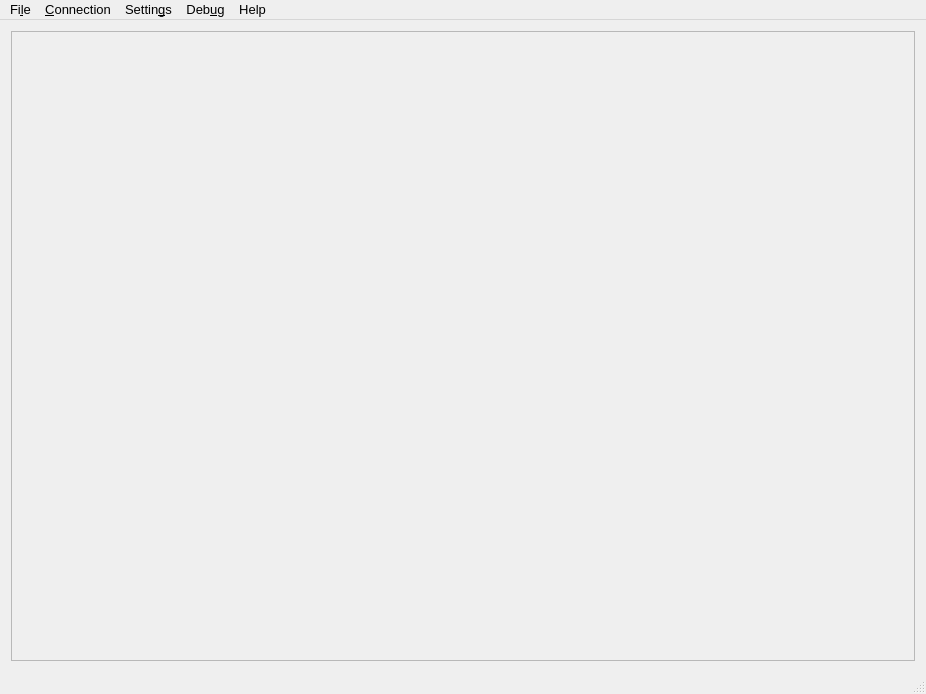
<?xml version="1.0" encoding="UTF-8"?>
<ui version="4.0">
 <class>ToasterWindow</class>
 <widget class="QMainWindow" name="ToasterWindow">
  <property name="geometry">
   <rect>
    <x>0</x>
    <y>0</y>
    <width>926</width>
    <height>694</height>
   </rect>
  </property>
  <property name="sizePolicy">
   <sizepolicy hsizetype="Fixed" vsizetype="Preferred">
    <horstretch>0</horstretch>
    <verstretch>0</verstretch>
   </sizepolicy>
  </property>
  <property name="minimumSize">
   <size>
    <width>926</width>
    <height>350</height>
   </size>
  </property>
  <property name="maximumSize">
   <size>
    <width>926</width>
    <height>16777215</height>
   </size>
  </property>
  <property name="font">
   <font>
    <pointsize>10</pointsize>
   </font>
  </property>
  <property name="windowTitle">
   <string>Toaster</string>
  </property>
  <property name="toolButtonStyle">
   <enum>Qt::ToolButtonIconOnly</enum>
  </property>
  <property name="tabShape">
   <enum>QTabWidget::Rounded</enum>
  </property>
  <widget class="QWidget" name="centralWidget">
   <property name="sizePolicy">
    <sizepolicy hsizetype="Preferred" vsizetype="Preferred">
     <horstretch>0</horstretch>
     <verstretch>0</verstretch>
    </sizepolicy>
   </property>
   <layout class="QVBoxLayout" name="verticalLayout">
    <item>
     <widget class="QScrollArea" name="scrollArea">
      <property name="sizePolicy">
       <sizepolicy hsizetype="Preferred" vsizetype="Preferred">
        <horstretch>0</horstretch>
        <verstretch>0</verstretch>
       </sizepolicy>
      </property>
      <property name="widgetResizable">
       <bool>true</bool>
      </property>
      <widget class="QWidget" name="scrollAreaWidgetContents">
       <property name="geometry">
        <rect>
         <x>0</x>
         <y>0</y>
         <width>900</width>
         <height>580</height>
        </rect>
       </property>
       <property name="sizePolicy">
        <sizepolicy hsizetype="Fixed" vsizetype="Fixed">
         <horstretch>0</horstretch>
         <verstretch>0</verstretch>
        </sizepolicy>
       </property>
       <property name="minimumSize">
        <size>
         <width>900</width>
         <height>580</height>
        </size>
       </property>
       <layout class="QGridLayout" name="gridLayout">
        <property name="leftMargin">
         <number>0</number>
        </property>
        <property name="topMargin">
         <number>0</number>
        </property>
        <property name="rightMargin">
         <number>0</number>
        </property>
        <property name="bottomMargin">
         <number>0</number>
        </property>
        <property name="horizontalSpacing">
         <number>0</number>
        </property>
        <item row="0" column="0">
         <widget class="MainFrame" name="mainFrame">
          <property name="sizePolicy">
           <sizepolicy hsizetype="Fixed" vsizetype="Fixed">
            <horstretch>0</horstretch>
            <verstretch>0</verstretch>
           </sizepolicy>
          </property>
          <property name="minimumSize">
           <size>
            <width>900</width>
            <height>580</height>
           </size>
          </property>
          <property name="maximumSize">
           <size>
            <width>900</width>
            <height>580</height>
           </size>
          </property>
          <property name="styleSheet">
           <string notr="true">MainFrame#mainFrame {background-image: url(:/Images/resources/images/KPA_MainWindow_Dark_Skin.png);}</string>
          </property>
         </widget>
        </item>
       </layout>
      </widget>
     </widget>
    </item>
   </layout>
  </widget>
  <widget class="QMenuBar" name="menuBar">
   <property name="geometry">
    <rect>
     <x>0</x>
     <y>0</y>
     <width>926</width>
     <height>27</height>
    </rect>
   </property>
   <widget class="QMenu" name="menuFile">
    <property name="title">
     <string>Fi&amp;le</string>
    </property>
    <addaction name="actionUploadKIPRFile"/>
    <addaction name="separator"/>
    <addaction name="actionExit"/>
   </widget>
   <widget class="QMenu" name="menuConnection">
    <property name="title">
     <string>&amp;Connection</string>
    </property>
    <addaction name="actionOpenMIDIPorts"/>
    <addaction name="actionClose_MIDI_Ports"/>
    <addaction name="separator"/>
    <addaction name="actionConnectToKPA"/>
    <addaction name="actionDisconnectFromKPA"/>
    <addaction name="separator"/>
    <addaction name="actionRequestValues"/>
   </widget>
   <widget class="QMenu" name="menuSettings">
    <property name="title">
     <string>Settin&amp;gs</string>
    </property>
    <addaction name="actionShowStatusbar"/>
    <addaction name="separator"/>
    <addaction name="actionConfigure"/>
   </widget>
   <widget class="QMenu" name="menuDebug">
    <property name="title">
     <string>Deb&amp;ug</string>
    </property>
    <addaction name="actionCreateStringValuesTable"/>
    <addaction name="actionSendSySex"/>
    <addaction name="actionDebugSettings"/>
   </widget>
   <widget class="QMenu" name="menuHelp">
    <property name="title">
     <string>Help</string>
    </property>
    <addaction name="actionAbout"/>
   </widget>
   <addaction name="menuFile"/>
   <addaction name="menuConnection"/>
   <addaction name="menuSettings"/>
   <addaction name="menuDebug"/>
   <addaction name="menuHelp"/>
  </widget>
  <widget class="QStatusBar" name="statusBar">
   <property name="sizeGripEnabled">
    <bool>true</bool>
   </property>
  </widget>
  <action name="actionRequestValues">
   <property name="text">
    <string>&amp;Request Values</string>
   </property>
   <property name="shortcut">
    <string>Ctrl+R</string>
   </property>
  </action>
  <action name="actionConfigure">
   <property name="text">
    <string>&amp;Configure Toaster...</string>
   </property>
   <property name="toolTip">
    <string>Configure Toaster</string>
   </property>
   <property name="shortcut">
    <string>Ctrl+S</string>
   </property>
  </action>
  <action name="actionCmd">
   <property name="text">
    <string>Cmd</string>
   </property>
  </action>
  <action name="actionOpenMIDIPorts">
   <property name="text">
    <string>&amp;Open MIDI Ports</string>
   </property>
  </action>
  <action name="actionConnectToKPA">
   <property name="text">
    <string>Connect To &amp;KPA</string>
   </property>
  </action>
  <action name="actionDisconnectFromKPA">
   <property name="text">
    <string>&amp;Disconnect From KPA</string>
   </property>
  </action>
  <action name="actionShowStatusbar">
   <property name="checkable">
    <bool>true</bool>
   </property>
   <property name="text">
    <string>&amp;Show Statusbar</string>
   </property>
  </action>
  <action name="actionUploadKIPRFile">
   <property name="text">
    <string>&amp;Upload KIPR File...</string>
   </property>
  </action>
  <action name="actionExit">
   <property name="text">
    <string>&amp;Exit</string>
   </property>
  </action>
  <action name="actionClose_MIDI_Ports">
   <property name="text">
    <string>&amp;Close MIDI Ports</string>
   </property>
  </action>
  <action name="actionCreateStringValuesTable">
   <property name="text">
    <string>&amp;Create String Values Table...</string>
   </property>
   <property name="toolTip">
    <string>Create String Values Table</string>
   </property>
  </action>
  <action name="actionSendSySex">
   <property name="text">
    <string>&amp;Send SySex...</string>
   </property>
  </action>
  <action name="actionAbout">
   <property name="text">
    <string>&amp;About</string>
   </property>
  </action>
  <action name="actionDebugSettings">
   <property name="text">
    <string>Settings</string>
   </property>
  </action>
 </widget>
 <layoutdefault spacing="6" margin="11"/>
 <customwidgets>
  <customwidget>
   <class>MainFrame</class>
   <extends>QFrame</extends>
   <header>MainFrame.h</header>
   <container>1</container>
  </customwidget>
 </customwidgets>
 <resources/>
 <connections>
  <connection>
   <sender>actionShowStatusbar</sender>
   <signal>toggled(bool)</signal>
   <receiver>statusBar</receiver>
   <slot>setVisible(bool)</slot>
   <hints>
    <hint type="sourcelabel">
     <x>-1</x>
     <y>-1</y>
    </hint>
    <hint type="destinationlabel">
     <x>462</x>
     <y>678</y>
    </hint>
   </hints>
  </connection>
 </connections>
</ui>
